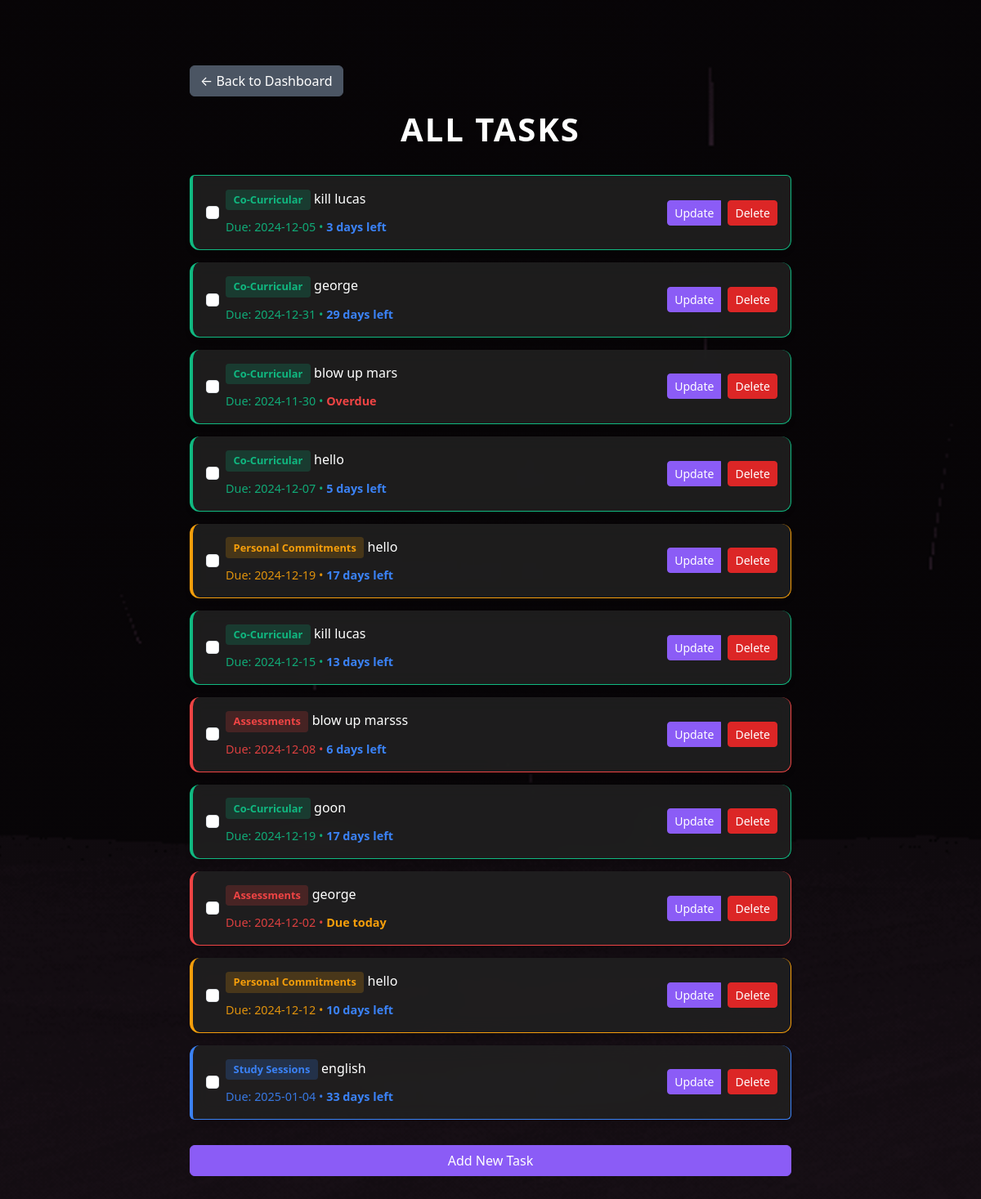
Before: /all_todos (signed in) with the older database file.
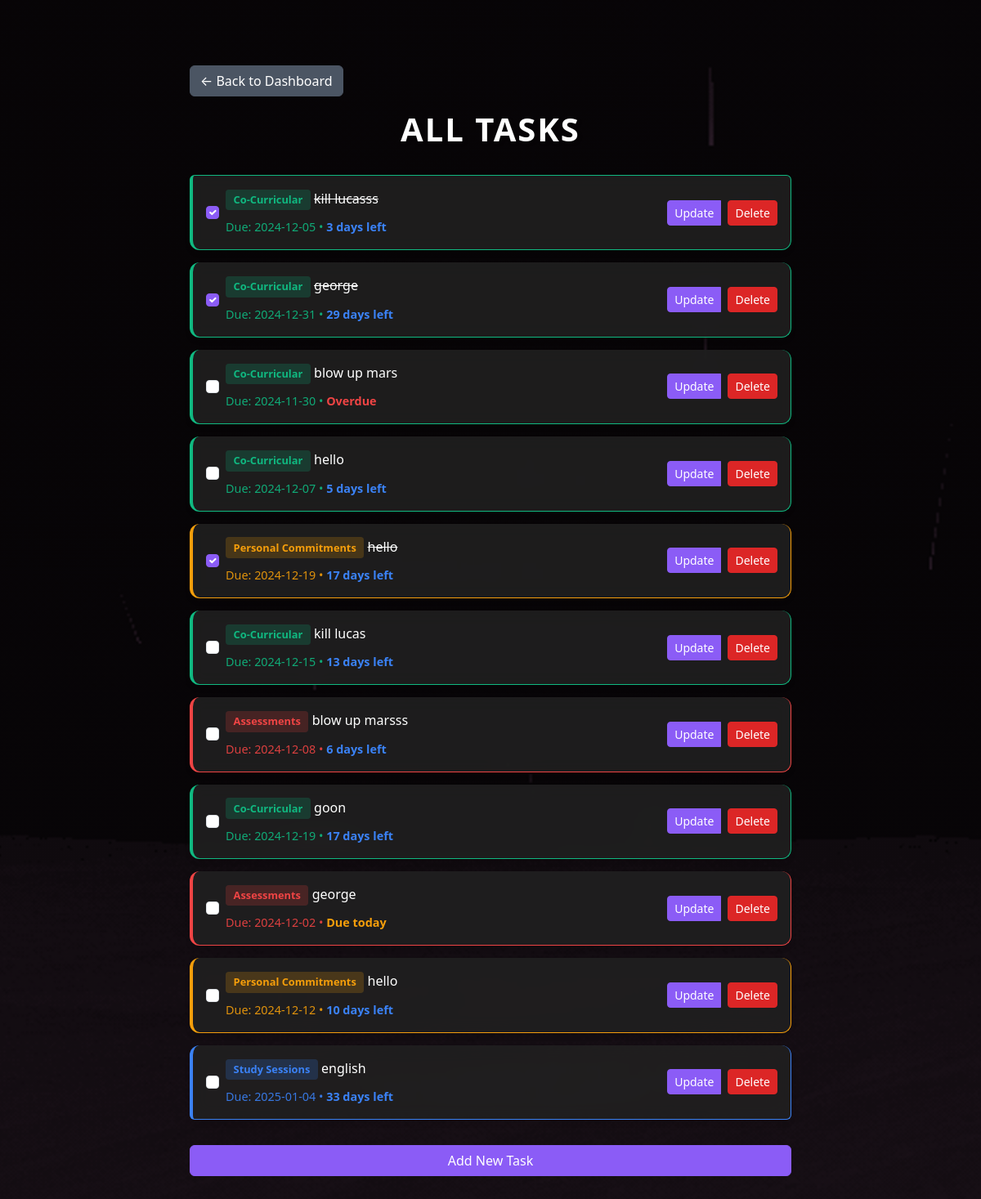
After: the same page with the newer database file.
### flask_app/setup_db.py (models this page shows)
class ToDo(Base):
    __tablename__ = 'todo'
    id = Column(Integer, primary_key=True)
    task = Column(String, nullable=False)
    category = Column(String, nullable=False)
    completed = Column(Boolean, default=False)
    due_date = Column(DateTime, nullable=True)
    user_id = Column(Integer, ForeignKey('users.id'), nullable=False)
    user = relationship('User', back_populates='todos')

### flask_app/app.py (the view)
@app.route('/all_todos')
def all_todos():
    if "user_id" not in session:
        flash("Please log in to view todos.", "warning")
        return redirect('/login')
    user_id = session["user_id"]
    todos = db_session.query(ToDo).filter_by(user_id=user_id).all()
    return render_template('all_todos.html', todos=todos)

### flask_app/app.py (called while the page is built)
def calculate_days(due_date):
    if not due_date:
        return None
    today = datetime.now().date()
    days_remaining = (due_date.date() - today).days
    if days_remaining < 0:
        return 'Overdue'
    elif days_remaining == 0:
        return 'Due today'
    else:
        return f'{days_remaining} days left'

### flask_app/templates/all_todos.html (shortened to what this page needs)
<!DOCTYPE html>
<html lang="en">
<head>
    <link href="https://cdn.jsdelivr.net/npm/bootstrap@5.3.0-alpha3/dist/css/bootstrap.min.css" rel="stylesheet">
</head>
<body>
    <div class="container mt-5">
        <a href="{{ url_for('dashboard') }}" class="btn btn-secondary mb-3">← Back to Dashboard</a>
        <h1>All Tasks</h1>
        <div class="mt-4">
            {% if todos %}
                <ul class="list-group">
                    {% for todo in todos %}
                    <li class="list-group-item category-{{ todo.category.replace(' ', '-') }} d-flex justify-content-between align-items-center">
                        <div class="d-flex align-items-center">
                            <form action="{{ url_for('toggle_todo', todo_id=todo.id) }}" method="POST" class="d-inline me-2">
                                <input type="checkbox" class="form-check-input" onchange="this.form.submit()"
                                       {% if todo.completed %}checked{% endif %}>
                            </form>
                            <div>
                                <div class="category-label category-label-{{ todo.category.replace(' ', '-') }}">
                                    {{ todo.category }}
                                </div>
                                <span {% if todo.completed %}class="text-decoration-line-through"{% endif %}>{{ todo.task }}</span>
                                {% if todo.due_date %}
                                    <br>
                                    <small class="text-muted due-date">
                                        Due: {{ todo.due_date.strftime('%Y-%m-%d') }}
                                        {% set days = calculate_days(todo.due_date) %}
                                        {% if days %}
                                            • <span class="{% if days == 'Overdue' %}text-danger{% elif days == 'Due today' %}text-warning{% else %}text-info{% endif %}">
                                                {{ days }}
                                            </span>
                                        {% endif %}
                                    </small>
                                {% endif %}
                            </div>
                        </div>
                        <div class="btn-group">
                            <a href="{{ url_for('update_todo', todo_id=todo.id) }}" class="btn btn-sm btn-primary me-2">Update</a>
                            <form action="{{ url_for('delete_todo', todo_id=todo.id) }}" method="POST" class="d-inline">
                                <button type="submit" class="btn btn-sm btn-danger">Delete</button>
                            </form>
                        </div>
                    </li>
                    {% endfor %}
                </ul>
            {% else %}
                <p class="text-center">No tasks found.</p>
            {% endif %}
        </div>
        <div class="mt-3">
            <a href="{{ url_for('add_todo') }}" class="btn btn-primary w-100 btn-add-task">Add New Task</a>
        </div>
    </div>
</body>
</html>

Changed rows visible on the page:
changed ToDo: completed "☐" → "☑"; task "kill lucas" → "kill lucasss"
changed ToDo (number 2 of 11 on the later page): completed "☐" → "☑"
changed ToDo (number 5 of 11 on the later page): completed "☐" → "☑"
